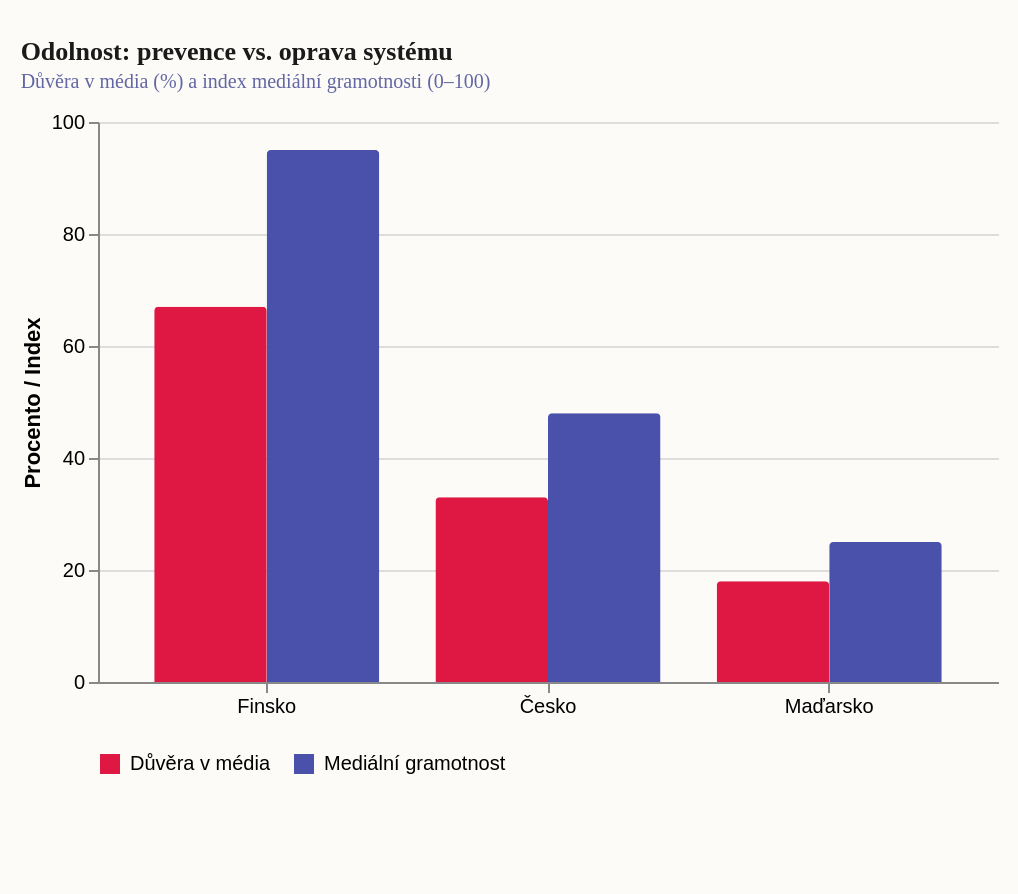

This figure's Vega-Lite source:
### Vega-Lite specification from a JSON file in a GitHub repository (floating-point values rounded to 4 significant figures)
{"_source": "Zdroj: Reuters Institute Digital News Report 2025, Media Literacy Index 2024, EurOMo 2025, The Guardian 2026; Maďarsko zachycuje stav mediálního capture před změnou vlády v květnu 2026.", "$schema": "https://vega.github.io/schema/vega-lite/v5.json", "description": "Index odolnosti: Korelace mezi mediální gramotností a důvěrou v média", "width": 450, "height": 280, "padding": {"top": 20, "left": 10, "right": 10, "bottom": 60}, "autosize": {"type": "pad", "resize": true}, "background": "#fdfbf7", "title": {"text": "Odolnost: prevence vs. oprava systému", "subtitle": "Důvěra v média (%) a index mediální gramotnosti (0–100)", "font": "Roboto Slab", "fontSize": 13, "fontWeight": "bold", "anchor": "start", "color": "#1a1a1a", "subtitleFont": "Work Sans", "subtitleFontSize": 10, "subtitleColor": "#6267a3", "offset": 10}, "data": {"values": [{"Země": "Finsko", "Metrika": "Důvěra v média", "Hodnota": 67}, {"Země": "Finsko", "Metrika": "Mediální gramotnost", "Hodnota": 95}, {"Země": "Česko", "Metrika": "Důvěra v média", "Hodnota": 33}, {"Země": "Česko", "Metrika": "Mediální gramotnost", "Hodnota": 48}, {"Země": "Maďarsko", "Metrika": "Důvěra v média", "Hodnota": 18}, {"Země": "Maďarsko", "Metrika": "Mediální gramotnost", "Hodnota": 25}]}, "mark": {"type": "bar", "cornerRadiusEnd": 2, "tooltip": true}, "encoding": {"x": {"field": "Země", "type": "nominal", "title": null, "axis": {"labelAngle": 0}, "sort": ["Finsko", "Česko", "Maďarsko"]}, "y": {"field": "Hodnota", "type": "quantitative", "title": "Procento / Index", "axis": {}}, "xOffset": {"field": "Metrika"}, "color": {"field": "Metrika", "type": "nominal", "scale": {"domain": ["Důvěra v média", "Mediální gramotnost"], "range": ["#de1743", "#4a51ab"]}, "legend": {"title": null, "orient": "bottom"}}}, "config": {"view": {"stroke": "transparent"}}}
